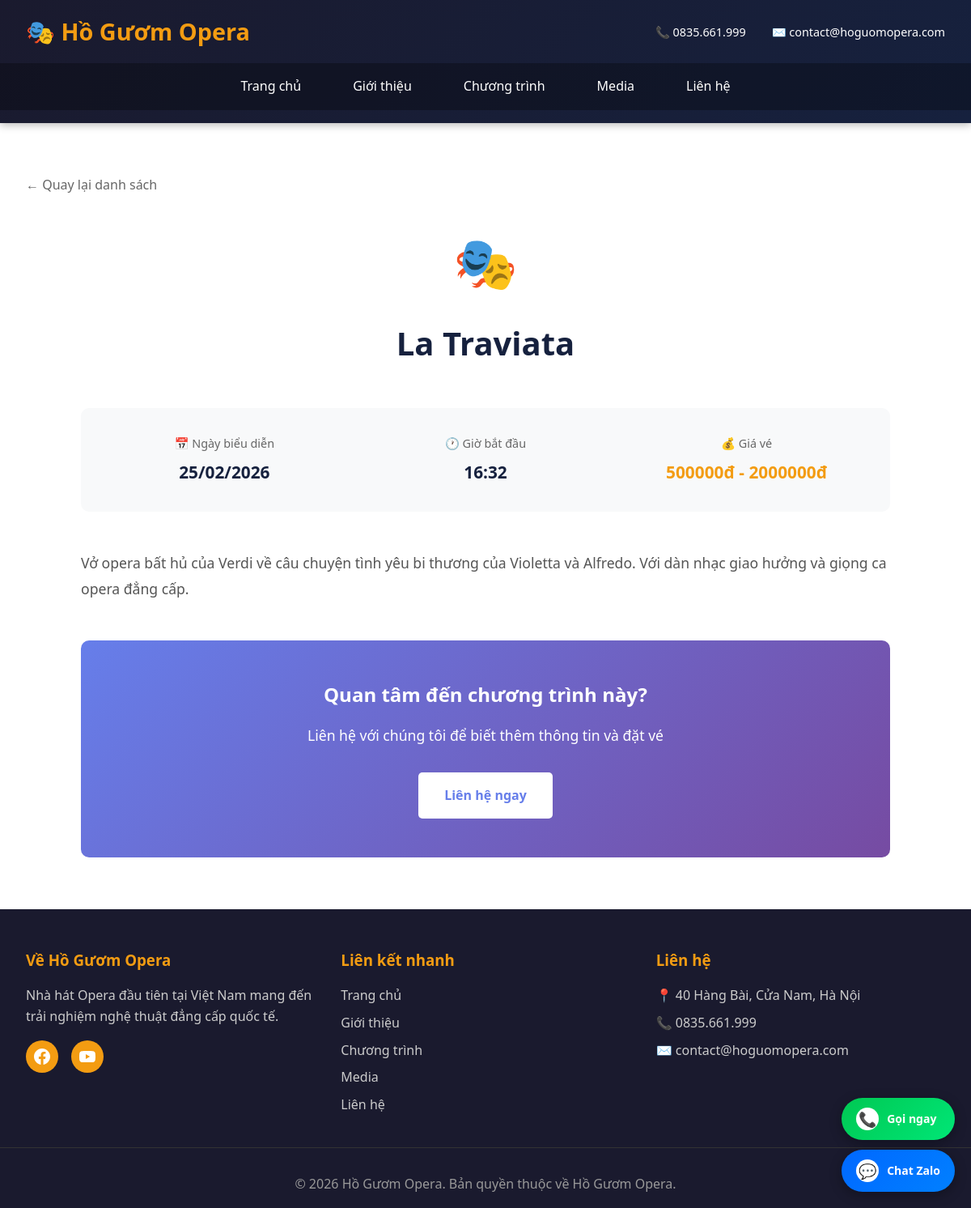
The app's page /events/1/ with its own data.
### core/models.py (models this page shows, shortened)
class SiteSettings(models.Model):
    site_name = models.CharField(max_length=200, default="Hồ Gươm Opera", verbose_name="Tên website")
    site_title = models.CharField(max_length=200, default="Hồ Gươm Opera - Nhà hát Opera Hà Nội", verbose_name="Tiêu đề website")
    site_description = models.TextField(default="Trải nghiệm nghệ thuật opera đẳng cấp thế giới tại Hà Nội", verbose_name="Mô tả website")
    logo = models.ImageField(upload_to='site/', blank=True, null=True, verbose_name="Logo")
    favicon = models.ImageField(upload_to='site/', blank=True, null=True, verbose_name="Favicon")
    phone = models.CharField(max_length=20, default="0835.661.999", verbose_name="Số điện thoại")
    email = models.EmailField(default="contact@hoguomopera.com", verbose_name="Email")
    address = models.CharField(max_length=500, default="40 Hàng Bài, Cửa Nam, Hà Nội", verbose_name="Địa chỉ")
    zalo_phone = models.CharField(max_length=20, default="0835661999", verbose_name="Số Zalo")
    facebook_url = models.URLField(blank=True, verbose_name="Facebook URL")
    youtube_url = models.URLField(blank=True, verbose_name="YouTube URL")
    instagram_url = models.URLField(blank=True, verbose_name="Instagram URL")
    keywords = models.CharField(max_length=500, blank=True, verbose_name="Từ khóa SEO", help_text="Các từ khóa cách nhau bởi dấu phẩy")
    og_image = models.ImageField(upload_to='site/', blank=True, null=True, verbose_name="Ảnh chia sẻ mạng xã hội", help_text="1200x630px")
    google_analytics = models.CharField(max_length=50, blank=True, verbose_name="Google Analytics ID", help_text="VD: G-XXXXXXXXXX")
    google_site_verification = models.CharField(max_length=100, blank=True, verbose_name="Google Site Verification")
    facebook_pixel = models.CharField(max_length=50, blank=True, verbose_name="Facebook Pixel ID")
    class Meta:
        verbose_name = "Cài đặt website"
        verbose_name_plural = "Cài đặt website"
    @classmethod
    def get_settings(cls):
        settings = cache.get('site_settings')
        if not settings:
            settings = cls.objects.first()
            if not settings:
                settings = cls.objects.create()
            cache.set('site_settings', settings, 3600)
        return settings

class Event(models.Model):
    title = models.CharField(max_length=200, verbose_name="Tên chương trình")
    description = HTMLField(verbose_name="Mô tả")
    date = models.DateTimeField(verbose_name="Ngày giờ biểu diễn")
    price_min = models.DecimalField(max_digits=10, decimal_places=0, verbose_name="Giá vé thấp nhất")
    price_max = models.DecimalField(max_digits=10, decimal_places=0, verbose_name="Giá vé cao nhất")
    icon = models.CharField(max_length=10, default="🎭", verbose_name="Icon")
    image = models.ImageField(upload_to='events/', blank=True, null=True, verbose_name="Hình ảnh")
    is_featured = models.BooleanField(default=False, verbose_name="Nổi bật")
    is_active = models.BooleanField(default=True, verbose_name="Hiển thị")
    created_at = models.DateTimeField(auto_now_add=True)
    updated_at = models.DateTimeField(auto_now=True)
    class Meta:
        verbose_name = "Chương trình"
        verbose_name_plural = "Chương trình biểu diễn"
        ordering = ['date']

### core/views.py (the view)
# urls.py: path('events/<int:pk>/', views.event_detail, name='event_detail'),
def event_detail(request, pk):
    event = get_object_or_404(Event, pk=pk, is_active=True)
    context = {
        'event': event,
    }
    return render(request, 'core/event_detail.html', context)

### core/context_processors.py (called while the page is built)
def site_settings(request):
    return {
        'site_settings': SiteSettings.get_settings()
    }

### core/templates/core/event_detail.html (shortened to what this page needs)
{% extends 'core/base.html' %}
{% block content %}
<div class="container">
    <a href="{% url 'events' %}" class="back-button">← Quay lại danh sách</a>
    <div class="event-detail">
        <div class="event-header">
            <div class="event-icon">{{ event.icon }}</div>
            <h1>{{ event.title }}</h1>
        </div>
        <div class="event-info-grid">
            <div class="info-item">
                <div class="info-label">📅 Ngày biểu diễn</div>
                <div class="info-value">{{ event.date|date:"d/m/Y" }}</div>
            </div>
            <div class="info-item">
                <div class="info-label">🕐 Giờ bắt đầu</div>
                <div class="info-value">{{ event.date|date:"H:i" }}</div>
            </div>
            <div class="info-item">
                <div class="info-label">💰 Giá vé</div>
                <div class="info-value price">{{ event.price_min|floatformat:0 }}đ - {{ event.price_max|floatformat:0 }}đ</div>
            </div>
        </div>
        <div class="event-description">
            {{ event.description|safe }}
        </div>
        <div class="cta-section">
            <h2>Quan tâm đến chương trình này?</h2>
            <p>Liên hệ với chúng tôi để biết thêm thông tin và đặt vé</p>
            <a href="{% url 'contact' %}" class="btn btn-white">Liên hệ ngay</a>
        </div>
    </div>
</div>
{% endblock %}

### core/templates/core/base.html (shortened to what this page needs)
{% load static %}
<!DOCTYPE html>
<html lang="vi">
<head>
    <link rel="stylesheet" href="{% static 'css/style.css' %}">
    <link rel="stylesheet" href="{% static 'css/zalo-float.css' %}">
</head>
<body>
    <header>
        <div class="header-top">
            <div class="logo">
                {% if site_settings.logo %}
                <img src="{{ site_settings.logo.url }}" alt="{{ site_settings.site_name }}" style="height: 50px; vertical-align: middle;">
                {% else %}
                🎭 {{ site_settings.site_name }}
                {% endif %}
            </div>
            <div class="contact-info">
                <div>📞 {{ site_settings.phone }}</div>
                <div>✉️ {{ site_settings.email }}</div>
            </div>
        </div>
        <nav>
            <ul>
                <li><a href="{% url 'home' %}" {% if request.resolver_match.url_name == 'home' %}class="active"{% endif %}>Trang chủ</a></li>
                <li><a href="{% url 'about' %}" {% if request.resolver_match.url_name == 'about' %}class="active"{% endif %}>Giới thiệu</a></li>
                <li><a href="{% url 'events' %}" {% if request.resolver_match.url_name == 'events' %}class="active"{% endif %}>Chương trình</a></li>
                <li><a href="{% url 'gallery' %}" {% if request.resolver_match.url_name == 'gallery' %}class="active"{% endif %}>Media</a></li>
                <li><a href="{% url 'contact' %}" {% if request.resolver_match.url_name == 'contact' %}class="active"{% endif %}>Liên hệ</a></li>
            </ul>
        </nav>
    </header>
    {% block content %}{% endblock %}
    <div class="zalo-float">
        <a href="tel:{{ site_settings.phone }}" class="call-button" title="Gọi điện thoại">
            <div class="call-icon">📞</div>
            <span class="call-text">Gọi ngay</span>
        </a>
        <a href="https://zalo.me/{{ site_settings.zalo_phone }}" target="_blank" class="zalo-button" title="Liên hệ qua Zalo">
            <div class="zalo-icon">💬</div>
            <span class="zalo-text">Chat Zalo</span>
        </a>
    </div>
    <footer>
        <div class="footer-content">
            <div class="footer-section">
                <h3>Về Hồ Gươm Opera</h3>
                <p>Nhà hát Opera đầu tiên tại Việt Nam mang đến trải nghiệm nghệ thuật đẳng cấp quốc tế.</p>
                <div class="social-links">
                    {% if site_settings.facebook_url %}
                    <a href="{{ site_settings.facebook_url }}" target="_blank" title="Facebook">
                    </a>
                    {% endif %}
                    {% if site_settings.youtube_url %}
                    <a href="{{ site_settings.youtube_url }}" target="_blank" title="YouTube">
                    </a>
                    {% endif %}
                </div>
            </div>
            <div class="footer-section">
                <h3>Liên kết nhanh</h3>
                <a href="{% url 'home' %}">Trang chủ</a>
                <a href="{% url 'about' %}">Giới thiệu</a>
                <a href="{% url 'events' %}">Chương trình</a>
                <a href="{% url 'gallery' %}">Media</a>
                <a href="{% url 'contact' %}">Liên hệ</a>
            </div>
            <div class="footer-section">
                <h3>Liên hệ</h3>
                <p>📍 {{ site_settings.address }}</p>
                <p>📞 {{ site_settings.phone }}</p>
                <p>✉️ {{ site_settings.email }}</p>
            </div>
        </div>
        <div class="footer-bottom">
            <p>&copy; {% now "Y" %} {{ site_settings.site_name }}. Bản quyền thuộc về {{ site_settings.site_name }}.</p>
        </div>
    </footer>
</body>
</html>

### static/css/style.css (style rules this page uses)
* { margin: 0; padding: 0; box-sizing: border-box; }
body { font-family: 'Segoe UI', Tahoma, Geneva, Verdana, sans-serif; line-height: 1.6; color: #333; }
header { background: linear-gradient(135deg, #1a1a2e 0%, #16213e 100%); color: white; padding: 1rem 0; position: sticky; top: 0; z-index: 1000; box-shadow: 0 2px 10px rgba(0,0,0,0.3); }
.header-top { max-width: 1200px; margin: 0 auto; padding: 0 2rem; display: flex; justify-content: space-between; align-items: center; }
.logo { font-size: 1.8rem; font-weight: bold; color: #f39c12; }
.contact-info { display: flex; gap: 2rem; font-size: 0.9rem; }
nav { background: rgba(0,0,0,0.3); margin-top: 1rem; }
nav ul { list-style: none; display: flex; justify-content: center; gap: 2rem; padding: 1rem; max-width: 1200px; margin: 0 auto; }
nav a { color: white; text-decoration: none; padding: 0.5rem 1rem; transition: all 0.3s; border-radius: 5px; }
.container { max-width: 1200px; margin: 0 auto; padding: 4rem 2rem; }
.btn { display: inline-block; padding: 1rem 2rem; background: #f39c12; color: white; text-decoration: none; border-radius: 5px; transition: all 0.3s; font-weight: bold; }
.event-description { color: #666; margin-bottom: 1rem; }
footer { background: #1a1a2e; color: white; padding: 3rem 0 1rem; }
.footer-content { max-width: 1200px; margin: 0 auto; padding: 0 2rem; display: grid; grid-template-columns: repeat(auto-fit, minmax(250px, 1fr)); gap: 2rem; margin-bottom: 2rem; }
.footer-section h3 { color: #f39c12; margin-bottom: 1rem; }
.footer-section p, .footer-section a { color: #ccc; text-decoration: none; display: block; margin-bottom: 0.5rem; }
.social-links { display: flex; gap: 1rem; margin-top: 1rem; }
.social-links a { width: 40px; height: 40px; background: #f39c12; border-radius: 50%; display: flex; align-items: center; justify-content: center; transition: all 0.3s; color: white; }
.social-links a svg { width: 20px; height: 20px; }
.footer-bottom { text-align: center; padding-top: 2rem; border-top: 1px solid #333; color: #999; }

### static/css/zalo-float.css (style rules this page uses)
.zalo-float { position: fixed; bottom: 20px; right: 20px; z-index: 9998; display: flex; flex-direction: column; gap: 12px; }
.zalo-button, .call-button { display: flex; align-items: center; gap: 10px; padding: 12px 18px; border-radius: 50px; text-decoration: none; box-shadow: 0 4px 15px rgba(0, 0, 0, 0.3); transition: all 0.3s; font-weight: bold; font-size: 15px; }
.zalo-button { background: linear-gradient(135deg, #0068FF 0%, #0180FF 100%); color: white; }
.call-button { background: linear-gradient(135deg, #00C853 0%, #00E676 100%); color: white; }
.zalo-icon, .call-icon { width: 28px; height: 28px; background: white; border-radius: 50%; display: flex; align-items: center; justify-content: center; font-size: 18px; flex-shrink: 0; }
.zalo-text, .call-text { font-size: 14px; white-space: nowrap; }

### core/templates/core/event_detail.html (style rules this page uses)
.event-detail { max-width: 1000px; margin: 0 auto; }
.event-header { text-align: center; margin-bottom: 3rem; }
.event-header h1 { font-size: 2.5rem; color: #16213e; margin-bottom: 1rem; }
.event-icon { font-size: 4rem; margin-bottom: 1rem; }
.event-info-grid { display: grid; grid-template-columns: repeat(auto-fit, minmax(200px, 1fr)); gap: 2rem; margin-bottom: 3rem; padding: 2rem; background: #f8f9fa; border-radius: 10px; }
.info-item { text-align: center; }
.info-label { font-size: 0.9rem; color: #666; margin-bottom: 0.5rem; }
.info-value { font-size: 1.3rem; font-weight: bold; color: #16213e; }
.info-value.price { color: #f39c12; }
.event-description { line-height: 1.8; font-size: 1.1rem; color: #555; margin-bottom: 2rem; }
.event-description p { margin-bottom: 1rem; }
.back-button { display: inline-block; margin-bottom: 2rem; color: #666; text-decoration: none; transition: color 0.3s; }
.cta-section { text-align: center; padding: 3rem; background: linear-gradient(135deg, #667eea 0%, #764ba2 100%); border-radius: 10px; color: white; margin-top: 3rem; }
.cta-section h2 { margin-bottom: 1rem; }
.cta-section p { margin-bottom: 2rem; font-size: 1.1rem; }
.btn-white { background: white; color: #667eea; }

### records on screen
SiteSettings: site_name "Hồ Gươm Opera", phone "0835.661.999", email "contact@hoguomopera.com", address "40 Hàng Bài, Cửa Nam, Hà Nội"
Event: icon "🎭", title "La Traviata", date "25/02/2026", date "16:32", price_min "500000", price_max "2000000", description "Vở opera bất hủ của Verdi về câu chuyện tình yêu bi thương của Violetta và Alfredo. Với dàn nhạc giao hưởng và giọng ca opera đẳng cấp."
